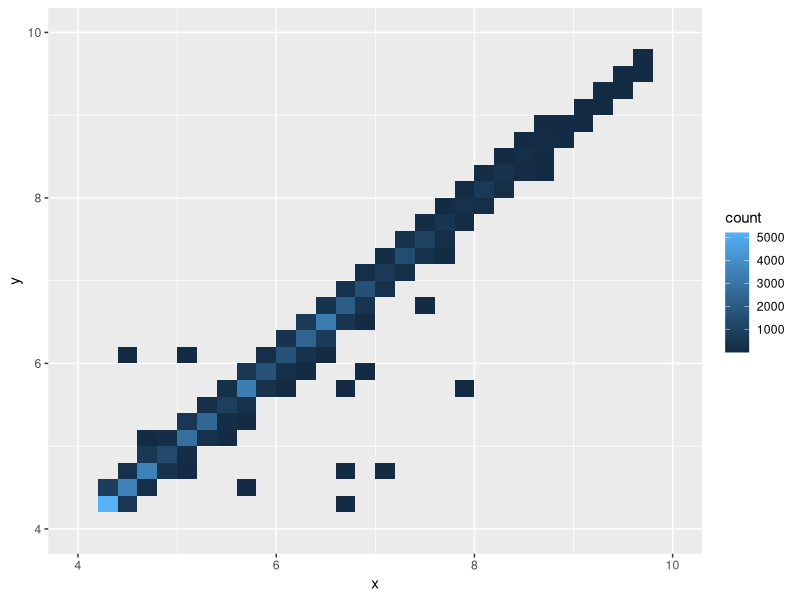
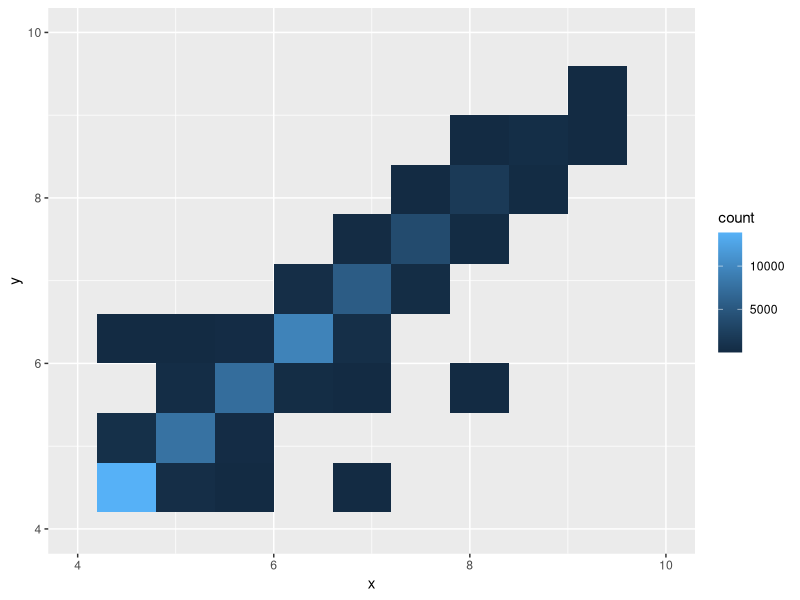
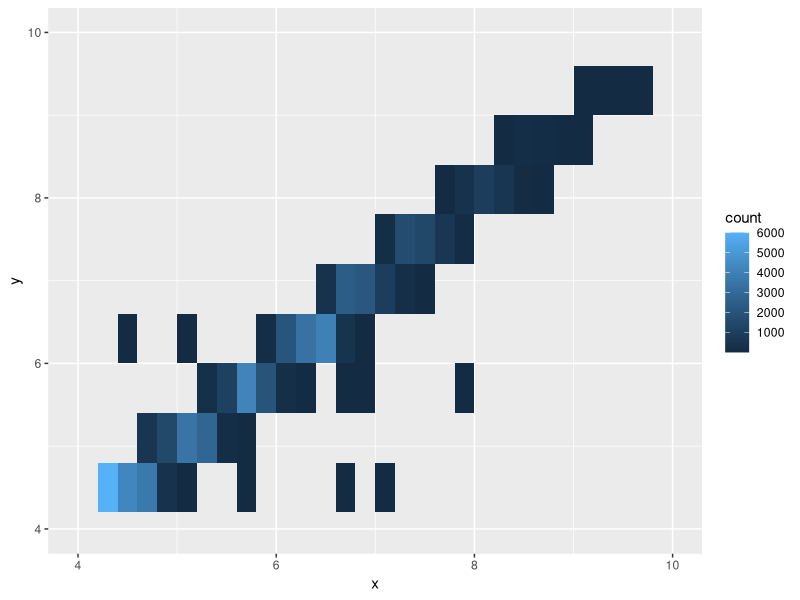
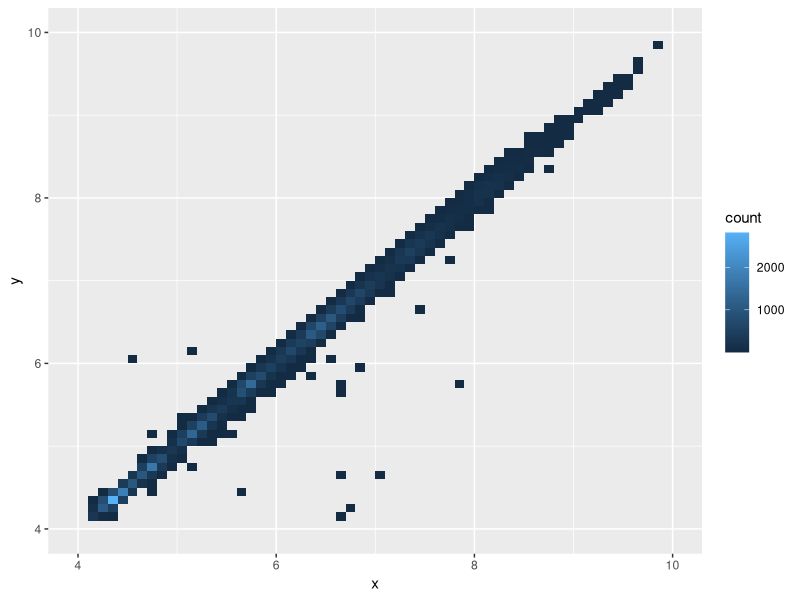

Write the R code that produced these figures, in order.
# r2py crawler metadata
# package: ggplot2
# source_type: rd_example
# topic: geom_bin_2d.Rd
# source_file: C:\Users\bened\AppData\Local\R\win-library\4.5\ggplot2\help
# lines: 11

suppressPackageStartupMessages(library(ggplot2))
d <- ggplot(diamonds, aes(x, y)) + xlim(4, 10) + ylim(4, 10)
d + geom_bin_2d()

# You can control the size of the bins by specifying the number of
# bins in each direction:
d + geom_bin_2d(bins = 10)
d + geom_bin_2d(bins = list(x = 30, y = 10))

# Or by specifying the width of the bins
d + geom_bin_2d(binwidth = c(0.1, 0.1))
